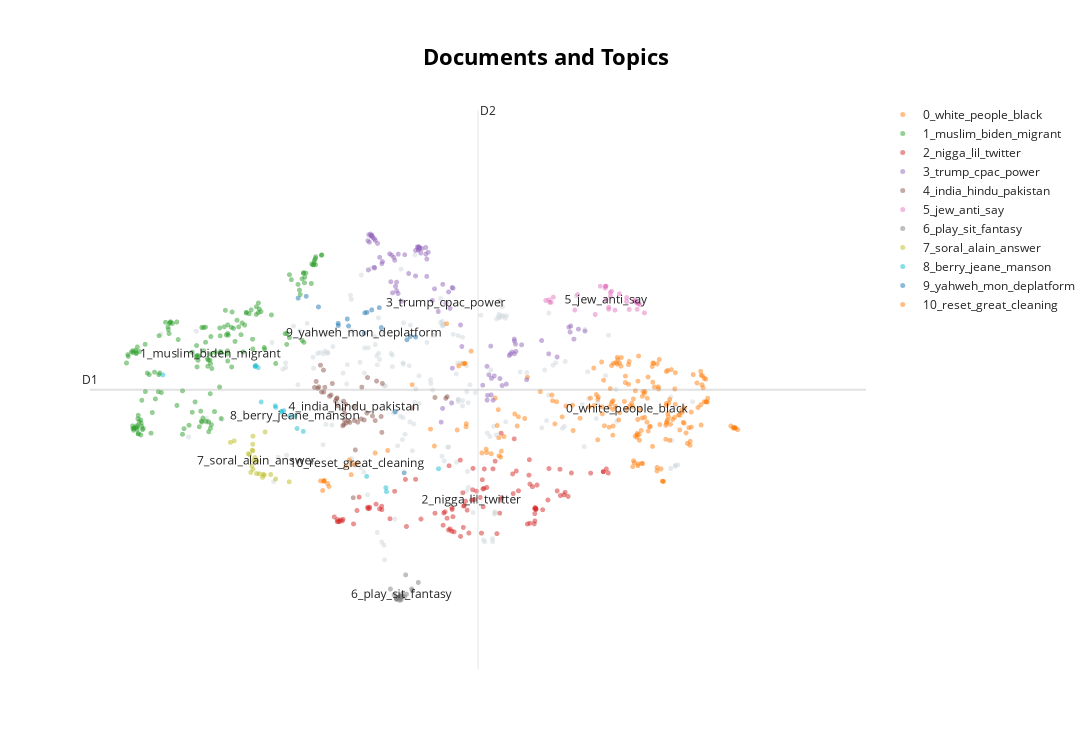

The notebook cell this image was saved under:
### Code cell
model.visualize_documents(tweets)

### Figure 1 — Plotly figure (JSON) as saved in the notebook; plotly's stock layout.template omitted (floating-point values rounded to 4 significant figures; data arrays with more than 128 entries replaced by an {"elided": "..."} marker saying what was removed)
{"data": [{"hoverinfo": "text", "hovertext": {"elided": "180 str values"}, "marker": {"color": "#CFD8DC", "opacity": 0.5, "size": 5}, "mode": "markers+text", "name": "other", "showlegend": false, "type": "scattergl", "x": {"elided": "180 float values"}, "y": {"elided": "180 float values"}}, {"hoverinfo": "text", "hovertext": {"elided": "190 str values"}, "marker": {"opacity": 0.5, "size": 5}, "mode": "markers+text", "name": "0_white_people_black", "text": {"elided": "190 str values"}, "textfont": {"size": 12}, "type": "scattergl", "x": {"elided": "190 float values"}, "y": {"elided": "190 float values"}}, {"hoverinfo": "text", "hovertext": {"elided": "166 str values"}, "marker": {"opacity": 0.5, "size": 5}, "mode": "markers+text", "name": "1_muslim_biden_migrant", "text": {"elided": "166 str values"}, "textfont": {"size": 12}, "type": "scattergl", "x": {"elided": "166 float values"}, "y": {"elided": "166 float values"}}, {"hoverinfo": "text", "hovertext": ["never entirely comfortable truth behind champion always fight something otherwi", "dude fuck robot", "okay checked fuck real", "friend india website story rinku sharma block twitter however continue", "new comic", "caught k say true", "let billionaire cry", "two amaze people fighter keep go need", "pride wake", "yes invisible", "enough people drop look", "assume fight back know one actually start fight", "think possible man produce much estrogen", "twitter thousand retweets twitter dozen retweets twitter new follower daily twitter followe", "woman kill kidnap afrin whole world silent woman together afrin", "stupid fuck bitch", "go year old woman nothing justice act revenge", "wow", "say", "rub face know know know say go happen c", "lady question imagine pill men begin market would really trust", "doubt fauci visit gay sauna bar highly doubt anything understand h", "every day come onto twitter lose another hundred follower add follower two year", "beating u game shut game fucker literally take ball g", "homosexual find criticize heteros much without u even exist", "men pig u stop living stop filth serious", "sorry break bimbo every guy planet want sleep", "actually interviewed tube channel couple year ago gotten thousand view", "deep", "homosexual scum vote vanilla", "total utter bullshit", "every single time", "available preview", "let cry woman afrin woman together afrin", "nigga like life anime yea bro one piece shit", "best really", "ok groomers", "little junk", "twitter purge account every single day add follower year instead lose follow", "fanart prefer", "know many purge account able survive account survive night", "drop photography mine", "guarantee chick like anything luxury", "idea guy god work love see clip float around", "none organic happen naturally manufacture", "believe", "kind woman foot hit floor morning devil say oh crap woman fear f", "know many people receive permanent ban social medium account express concern drag", "injury today insurrection oh wait mean medium full crap", "imagine someone snuck punch face behind start kick stomp yo", "lose follower twitter seem like tolerant free speech love place", "hundred salutation foot madhav", "delete first one get ratio ed hard uploaded new one allow", "prove u right every single time", "okay checked fuck real", "fuck petty go year old man weak pathetic creature", "assume fight back know one actually start fight", "bought paid", "video deserves every thumb get", "lie repeat often enough eventually becomes truth", "heartbreaking", "remember current era become naturally manufacture slowly generation", "lil nigga lil nigga lil nigga lil nigga lil nigga lil nigga lil nigga lil nigga lil nigga lil", "tomorrow recover woman day intelligence day", "one try murder lie po", "cry laugh zehma mtn catapult whore", "remember watch mother breakdown cry weight poverty hearing pain sorrow shame", "salute", "two tower hand signal hmm", "one one", "behind", "people still oblivious truth right plain sight", "wan na fuck time man body see nigga leave tf alone", "warrior", "someone dm please send picture cat anyrtgingh im boredddd", "always little shit think smarter elder inevitably end shit", "might audio version concept odysee channel find someone want put together vid", "accident", "post need many many million view share many people", "imagine force wake morning everyday", "parody account", "truth", "goodnight", "lick foot nigga white trash paris france interracial gay amateur gay", "yes", "apart weapon way mamma favorite weapon slipper", "shut shut goy know goy really know", "anyone think create video channel want deal tube censorship bit chute shitty", "think twitter allow certain conservative account maintain follower erase account like min", "jesus fuck christ guy happens talk tough try look sound cool violence g", "post need many many million view share many people", "expose back october", "well yes certainly full crap", "anyway would never stop repeat place woman tiktok quite simply", "gymnastics say dirty arab", "good morning ji", "amaze article people write two year ago show ten thousand follower", "wish men shut fuck today", "people still oblivious truth right plain sight", "great many level", "fagot take arm", null], "marker": {"opacity": 0.5, "size": 5}, "mode": "markers+text", "name": "2_nigga_lil_twitter", "text": ["", "", "", "", "", "", "", "", "", "", "", "", "", "", "", "", "", "", "", "", "", "", "", "", "", "", "", "", "", "", "", "", "", "", "", "", "", "", "", "", "", "", "", "", "", "", "", "", "", "", "", "", "", "", "", "", "", "", "", "", "", "", "", "", "", "", "", "", "", "", "", "", "", "", "", "", "", "", "", "", "", "", "", "", "", "", "", "", "", "", "", "", "", "", "", "", "", "", "", "", "", "2_nigga_lil_twitter"], "textfont": {"size": 12}, "type": "scattergl", "x": [8.269, 8.263, 8.256, 5.798, 6.819, 8.2, 7.524, 7.836, 7.35, 7.225, 7.125, 8.26, 8.194, 5.831, 7.618, 8.43, 8.201, 7.427, 7.608, 8.277, 8.443, 8.727, 5.821, 8.633, 8.972, 8.189, 8.029, 6.169, 7.385, 9.133, 7.357, 7.783, 6.997, 7.606, 8.547, 7.321, 9.131, 7.187, 5.786, 6.635, 5.721, 7.109, 8.582, 6.295, 8.002, 7.319, 7.598, 5.761, 7.17, 8.28, 5.775, 6.622, 6.144, 8.17, 8.264, 8.291, 8.273, 6.036, 6.25, 7.819, 7.587, 7.836, 8.685, 7.732, 8.056, 7.654, 7.475, 6.751, 7.176, 7.989, 7.213, 7.361, 8.588, 7.571, 6.426, 8.233, 6.323, 7.1, 6.164, 7.76, 7.151, 7.405, 7.623, 9.195, 7.239, 7.496, 8.363, 6.321, 5.757, 8.648, 6.145, 7.215, 7.211, 5.964, 9.17, 7.479, 6.008, 7.982, 7.37, 6.486, 7.844, 7.461], "y": [9.401, 9.298, 9.124, 9.189, 9.205, 9.134, 9.682, 9.531, 9.654, 9.246, 9.329, 9.384, 10.22, 9.2, 9.729, 9.53, 9.802, 8.966, 9.414, 9.368, 10.07, 9.993, 9.173, 9.618, 9.99, 9.956, 10.02, 9.409, 9.511, 10.01, 9.062, 8.956, 9.304, 9.72, 9.686, 8.909, 10.02, 9.037, 9.165, 9.078, 9.241, 9.309, 10.06, 9.38, 10.58, 10.21, 9.876, 9.195, 9.017, 9.377, 9.16, 9.882, 9.408, 9.119, 9.172, 9.787, 9.387, 9.58, 9.46, 9.306, 8.965, 10.67, 9.592, 10.06, 9.688, 9.745, 9.705, 9.884, 10.12, 9.64, 9.392, 9.426, 9.607, 9.574, 9.211, 9.758, 9.365, 9.1, 9.384, 10.19, 9.219, 9.356, 10.06, 9.992, 8.987, 9.539, 9.364, 9.424, 9.161, 9.662, 9.387, 9.37, 8.998, 9.122, 10.06, 10.07, 9.352, 9.976, 9.436, 9.68, 9.572, 9.529]}, {"hoverinfo": "text", "hovertext": ["ancient celt dyed hair blonde lime also dyed clothes various color plant berry", "jake tapper dnc operative expose wikileaks left wing hack nerve say kaleigh mc ne", "guy tune est click link see donald trump cpac address cpac general", "rino nikki haley scar show face cpac", "look like everything prove hitler right", "long machine shut georgia night", "surprised new age neo marxist refuse join take wall street crook", "shame gop ballot atlanta start come even though poll close five hour ago democrat co", "new regime go force mass obey send people disappear", "lincoln project every one work trump admin held accountable action also lp w", "necessary win election help someone heart big must heart", "democrat work harder rebuild c swamp american job", "sovereign mind power choice come single set belief define", "anti hitler sentiment reach fanatical insanity le severity religious hysteria anyone stoop", "want socialism", "john kohn aka john kerry claim earth nine year", "power go force individual citizen comply average citizen know", "alert communist senator chris murphy connecticut national security threat murphy infiltrate senate fo", "many generation american government organize crime syndicate illegal occupation", "rino nikki haley scar show face cpac", "trump cpac warmonger liz cheney", "house democrat push cable company big tech get rid conservative news network", "philosophy lie national socialism man lie", "blame anyone know truth adolf hitler amp national socialism victor write history", "gayle oprah paid pr harry witch", "yes true leftist lot common nazi", "entire world watch trump cpac", "end every trump speech music come help get dance president give much ho", "happen look like suitcase democrat ballot show", "threat alert radical communist tie nominate secretary interior deb haaland nomination completel", "communism symptom disease disease look communism come look", "year ago today one america great patriot hero born born bloomington illinois", "everybody want believe secret underground army organization go fix everything", "president trump cpac must voter id republican party actually tackle issue must stop speaki", "anyone good explanation china allow access u power grid hell", "arbitrariness censorship back west via", "make remain ballot de kalb county must manually scan order tabulate", "love trigger left amaze marjorie taylor greene look one strong conservative woman scare", "hitler nazi war happen racist hat anyone blonde hair amp blue eye", "oppose islam racist oppose german national socialism soviet communism nothing w color", "whoever control country institution control society perception reality", "ever reason storm street overthrow exist regime", "ryan girdusky lincoln project part grift part groom operation john weaver", "hypothetical anymore matter matter government force prep", "trump one address illegal immigration cpac republican party wake f", "wa po typical left wing news organization exists harm conservative jeff bezos u power money", "asks compromise always include give right gain control refer democr", "know go use eternal justification rob freedom right", "trump take stage cpac love president", "cqfd well totally fire like trump", "thought hillary aka schrillary clinton new book welcome", "george lincoln rockwell born march assassinate august", "trump present future republican party plan run", "proof globalism exist party", "cool story first time radio legendary rush limbaugh right somewhat infamou", "cnn rest liberal medium fake plan attack today u capitol go today", "george conway lie national tv say know fellow co founder lincoln project well r", "flag ny dems let let one credible scandal distract another credible disa", "trump cpac trumpism mean strong border riot support police nd amendment video", "dictatorship forbidden make fun powerful", "whole road map thing psy ops lockdown end people amp business simply realise power amp n", "yes trump might decide beat third time usa usa usa", "one president trump told u corruption go take place georgia right free", "expect someone else save expect group save people country", "show one politician corrupt core", "united remove traitor like party good choice show cpac", "gab run beautifully thank msm announce moment hate fo", "antifa always corporate manufacture product anarcho marxism package sell capitalist impre", "philosophy national socialism reawaking mankind consciousness nature importance ra", "get teary eyed see elderly veteran show freedom plaza fight trump incredible co", "russia international regulation social medium moderation", "counting stop ballot fairy go work", "trump want every american read follow time magazine article democrat crook flaunt corruptness know", "already election need mike penny stop democrat steal", "hysteria freak see hitler literally everywhere go continue affirm say fo", "win seat georgia mitt romney go officially declare democrat good riddance", "historically whenever marxist bolshevik communist regime take power one first thing", "thus globalists use power compete opposition make opposition illegal", "time see mike penny truly patriot", "president run third term cpac", "marxism virus mutates spread host host time bolshevism communism social democracy", "entire world watch trump cpac", "end attack natural order era insanity become universal new age religion", "trump slam traitor republican party yes name every last one time take back party", "natural redhead rare people planet easily one beautiful anyone natural", "expose georgia election bribe democrat group caught break federal law bribing georgia voter", "watch president trump take stage cpac give burst joy hope", "communism always creates resistance logical response communism always fascism na", "greta thunberg expose creation powerful marxist soros back ngo al gore amp", "warn joe biden radical hud secretary marcia fudge threat america watch like many others biden admin", "historically speak virtually every time communism come power regime manufacture artificial famine", "many vote discover georgia tonight watch suitcase ga sen", "one trump lawyer play unedited fine people hoax video debunk front america network", "imagine power like power declare act criminal ability declare anti semit", null], "marker": {"opacity": 0.5, "size": 5}, "mode": "markers+text", "name": "3_trump_cpac_power", "text": ["", "", "", "", "", "", "", "", "", "", "", "", "", "", "", "", "", "", "", "", "", "", "", "", "", "", "", "", "", "", "", "", "", "", "", "", "", "", "", "", "", "", "", "", "", "", "", "", "", "", "", "", "", "", "", "", "", "", "", "", "", "", "", "", "", "", "", "", "", "", "", "", "", "", "", "", "", "", "", "", "", "", "", "", "", "", "", "", "", "", "", "", "", "", "3_trump_cpac_power"], "textfont": {"size": 12}, "type": "scattergl", "x": [8.899, 6.437, 6.787, 6.912, 8.696, 6.197, 7.188, 6.179, 7.902, 6.751, 6.147, 6.51, 7.714, 8.711, 8.019, 6.165, 7.603, 6.232, 7.217, 6.879, 6.894, 6.511, 8.003, 8.35, 7.096, 7.321, 6.833, 6.791, 6.19, 6.152, 7.975, 7.039, 7.208, 6.773, 7.094, 7.658, 6.158, 6.992, 8.817, 8.005, 7.664, 8.16, 7.215, 7.75, 6.789, 6.574, 7.821, 8.44, 6.785, 6.817, 6.893, 7.17, 6.532, 7.704, 6.664, 6.459, 7.226, 6.296, 6.881, 7.734, 7.076, 6.487, 6.475, 7.848, 6.323, 6.331, 6.229, 7.338, 8.096, 6.751, 7.711, 6.187, 6.497, 6.269, 8.719, 6.213, 8.004, 7.657, 6.422, 6.614, 8.024, 6.801, 8.546, 6.448, 8.759, 6.241, 6.805, 7.952, 6.963, 6.226, 7.94, 6.199, 6.53, 7.681, 7.138], "y": [12.42, 13.26, 13.8, 13.76, 12.48, 14.06, 12.8, 14.07, 11.51, 13.36, 13.96, 13.25, 11.61, 12.4, 12.19, 13.93, 11.49, 13.5, 11.78, 13.73, 13.65, 13.11, 12.28, 12.25, 13.21, 12.52, 13.83, 13.85, 14.04, 13.46, 12.06, 12.75, 11.19, 13.85, 11.1, 11.24, 14.06, 13.14, 12.45, 12.25, 11.32, 11.59, 13.16, 11.65, 13.86, 12.93, 11.6, 12.03, 13.81, 13.75, 13.35, 13.09, 13.73, 12.16, 13.4, 13.07, 13.15, 13.68, 13.84, 11.24, 10.86, 13.63, 13.68, 11.49, 13.57, 13.6, 13.99, 12.15, 12.18, 13.79, 11.32, 14.04, 13.18, 13.91, 12.5, 14.01, 12.03, 11.81, 13.74, 13.72, 12.07, 13.83, 11.97, 13.71, 12.28, 13.96, 13.83, 12.03, 12.94, 13.51, 12.0, 14.04, 13.06, 11.67, 12.9]}, {"hoverinfo": "text", "hovertext": ["america pay attention coordinate global attack india left radical launch campaign destr", "sharia pakistan little hindu girl pakistan abduct beg india modi protection islamic ca", "hindu le sikh today e hoist flag religion red fort", "islamic pakistan medium blackout muslim destroy another hindu temple pakistan modi caa give citizenship persecute", "holy place vrindavan cm shri ji hon union jal shakti minister shri water power", "year delhi trouble riot delhi ankit rinku sharma kill jihadis delhi", "india innovative thrust jai swadeshi", "day since kashmiri hindu turn away home let sink", "recent psych science paper use national iq predict stuff ran simple probability calculation measur", "cnrs investigate sa bouamama via", "inter n national c chutiya", "friend india please contact help expose left coordinate attack country indian fa", "u bulat home pawri ho rai hai", "lgbt deviant disrespect kaaba bo azi university detain", "g link anon r pls research post u find fault let know learn hhx news clipping lie flie", "associate every work r interest country mithun chakraborty", "downfall one kill sadhu insult woman certain parambir singh anil deshmukh uddhav thackeray sanjay raut ht", "modi ji slogan self reliance penetrate even among love couple", "warn biden terror tie hijabi appointee sameera fazili threat u amp india fazili member stand kash", "try tell everyone year matter nothing good enough crea", "pulse farmer need price support edible oil", "time fix mukhtar ansari salwar peeli", "still percent hungry live india constantly gini coefficient rise data present poverty al", "u press reporting muslim girl father lie samuel paty start campaign get", "shameful samuel paty style threat head school bow violent jihad mob parent issue apology su", "fund dedication shri ram mandir zomato pizza hut domino swiggy mango shopkeeper", "happy republic day india america stand care deeply war jihadis amp left wag country amp", "make farm economically viable sustainable enterprise small farmer india need carefully listen", "terrorist attack india islamic mob drag hindu rinku sharma home slaughter front parent wh", "facebook ban gay ex muslim iraq life germany one photo show kiss man", "savitri devi write numerous time determine quality person people view", "two private school girl adelaide appear film hang black baby doll give part", "australian student year behind average chinese student sat test year behind", "heard psycho back send agra soon", "whole event always control western country roll social credit system like comm", "final round shivgaan competition full swing across maharashtra eve chhatrapati shivaji maharaj birth anniversary umbrella", "rahul gandhi big asset bjp", "medium want believe hundred people freedom reclaim", "sucial science uba must close", "friend let support dear friend let solidarity problem account friend get notification", "tell everyone year ever give scandinavian brother sister war th", "ok theek hai", "really modi ji get credit rejuvenation include go journey become possible", "case prima facie seem fault delivery boy kamaraj hitesha pull whole", "south australia trinity college apologise video circulate show student school hang black", "pride india rajputana chittorgarh fort", null], "marker": {"opacity": 0.5, "size": 5}, "mode": "markers+text", "name": "4_india_hindu_pakistan", "text": ["", "", "", "", "", "", "", "", "", "", "", "", "", "", "", "", "", "", "", "", "", "", "", "", "", "", "", "", "", "", "", "", "", "", "", "", "", "", "", "", "", "", "", "", "", "", "4_india_hindu_pakistan"], "textfont": {"size": 12}, "type": "scattergl", "x": [6.142, 5.66, 5.852, 5.736, 5.895, 5.756, 6.063, 5.839, 5.96, 5.867, 5.917, 6.069, 6.099, 5.588, 5.695, 6.315, 5.867, 6.239, 5.491, 5.583, 7.134, 5.762, 7.151, 5.47, 5.511, 5.849, 6.257, 6.996, 5.679, 5.524, 6.324, 5.749, 5.6, 5.987, 6.709, 5.841, 6.134, 6.33, 5.828, 5.981, 5.545, 6.017, 6.204, 5.839, 5.559, 5.975, 5.969], "y": [11.62, 11.3, 11.01, 11.22, 10.88, 11.27, 10.91, 11.22, 9.57, 10.84, 10.86, 11.46, 10.9, 11.37, 11.52, 10.96, 11.17, 10.89, 11.56, 11.75, 11.27, 11.14, 11.3, 11.45, 11.44, 10.9, 11.56, 11.28, 11.32, 11.46, 10.69, 11.26, 11.46, 10.39, 11.1, 10.82, 11.02, 11.52, 10.8, 10.13, 11.83, 10.86, 10.97, 11.08, 11.38, 10.89, 11.12]}, {"hoverinfo": "text", "hovertext": ["white people say jew white consider anti semitism jew say", "ric dupond moretti act submit zionist lobby via", "try say jew stock market beating game anti semitism", "law anti white law anti jewish white people really wer", "average people need start ask okay jew anti white okay white", "new swedish school report jew malm enemy arab student craze hitler today", "social zionism wreak havoc suburb national zionism reap benefit", "community say black jew operate together coordinate effort dismiss bigotry r", "well jew allow hate white people white people allow hate jew", "lol say republican today like jewish holocaust apparently", "harassment violence impersonation zionism ulcan trial via", "people draw comparison jeffrey epstein lincoln project", "amaze often jew involve significant world event", "take name main parasitic beneficiary anti semitism journalistic investigation", "get align hebrew mythology story", "literally every single time hear someone spray paint swastika synagogue end hoax lit", "myth semitic armenoid story", "hebrew mythology make race slave benefit", "remember allow even much question woman story story holocaust told", "white people say jew white consider anti semitism jew say", "try say jew one lead impeachment", "semite member people speak spoke semitic language include particular jew", "identity generation techouva anti semitism anti zionism place u", "old south wealthy white allied jewish merchant pamper color slave class mass poor white", "collect coin like jew anti semitic humor slippage elect official sarcelles see", "daily reminder jew perfect people never commit crime certainly war crime", "whenever biden speaks know semitic armenoid handler speak instead", "abrahamic summit jew pope interfaith meeting iraq", "hell holocaust denial illegal place mean illegal simply say something like loo", "try say jew one lead impeachment", "say denounce anti semitism jew say video link", null], "marker": {"opacity": 0.5, "size": 5}, "mode": "markers+text", "name": "5_jew_anti_say", "text": ["", "", "", "", "", "", "", "", "", "", "", "", "", "", "", "", "", "", "", "", "", "", "", "", "", "", "", "", "", "", "", "5_jew_anti_say"], "textfont": {"size": 12}, "type": "scattergl", "x": [9.537, 8.498, 9.222, 9.595, 9.568, 8.771, 8.444, 9.653, 9.578, 9.428, 8.403, 8.806, 9.224, 8.471, 9.202, 9.236, 9.2, 9.281, 9.029, 9.553, 9.165, 9.526, 8.453, 9.46, 9.156, 9.427, 9.093, 9.157, 9.561, 9.164, 9.336, 9.168], "y": [12.95, 13.0, 13.07, 12.87, 12.89, 12.78, 12.95, 12.73, 12.88, 12.99, 12.94, 13.04, 13.01, 12.91, 12.82, 13.1, 12.79, 12.77, 12.7, 12.9, 13.18, 12.93, 12.91, 12.79, 13.15, 12.92, 13.18, 13.18, 12.79, 13.18, 13.05, 12.95]}, {"hoverinfo": "text", "hovertext": ["play f aschtb nkler partyplanet", "play hut jordan jay idetto mood", "play fantasy casanova", "play sugarfree fantasy", "play luc steeno played accordion", "anyone else clubhouse join wonder u", "play snollebollekes springen nondeju nd bass remix", "play anja speak silver silent gold", "play bobby day rockin robin", "play various artist fanfare hunger thirst", "play lisa del bo pearl like", "play wolter kroes viva hollandia", "bose dk sit naked", "play django wagner de muzikant", "play hansi hinterseer god life earth", "play semino rossi alone tonight", "play bob benny love anyway", "play jayh nice day", "get ro pfp would sit one bestie", "play nicole wonderful", "ptdrrrr nintendo schwitz", "play richard anthony j entends siffler le train version remastered", null], "marker": {"opacity": 0.5, "size": 5}, "mode": "markers+text", "name": "6_play_sit_fantasy", "text": ["", "", "", "", "", "", "", "", "", "", "", "", "", "", "", "", "", "", "", "", "", "", "6_play_sit_fantasy"], "textfont": {"size": 12}, "type": "scattergl", "x": [6.544, 6.479, 6.635, 6.612, 6.503, 6.626, 6.512, 6.567, 6.532, 6.512, 6.555, 6.567, 6.432, 6.548, 6.571, 6.701, 6.588, 6.568, 6.786, 6.713, 6.51, 6.562, 6.574], "y": [7.86, 7.914, 7.922, 7.875, 7.869, 8.252, 7.839, 7.88, 7.864, 7.835, 7.889, 7.826, 8.01, 7.816, 7.882, 8.012, 7.886, 7.888, 8.122, 7.984, 7.837, 7.85, 7.914]}, {"hoverinfo": "text", "hovertext": ["panic kitchen rebel restaurateur deprive aid bruno le maire via", "peugeot affair documentary available vo kontre kulture", "soral answer episode alain soral family program st phane douard", "soral answer episode alexandre langlois", "philippe de maistre courageous priest people respect health dictatorship", "see episode", "celebration napoleon bicentenary disturb laughter minister woman elisabeth moreno", "piece bravery alain soral russie toulon", "afghanistan saudi arabia dream afternoon b ziers lidl supermarket avenue de badones", "race alain soral fr jus may", "dr louis fouch hold bonus", "alain soral answer pierre de brague question understand era compensation complacency", "meryeminelindentut", "marcel obama lukashenko karine lacombe fourtillan student", "quite simply interest le", "france freak theory small bubble heat pan water first surface", "soral answer erfm twenty fourth batch", "didier raoult must stop war press release say go die", "alain soral transition formal logic concrete logic", "piece bravery alain soral ntm alain soral fr jus", "panic kitchen rebel restaurateur deprive aid bruno le maire", "franco albrecht neo nazi terrorist disguise syrian migrant victor young repentant lfi return v", null], "marker": {"opacity": 0.5, "size": 5}, "mode": "markers+text", "name": "7_soral_alain_answer", "text": ["", "", "", "", "", "", "", "", "", "", "", "", "", "", "", "", "", "", "", "", "", "", "7_soral_alain_answer"], "textfont": {"size": 12}, "type": "scattergl", "x": [4.629, 4.661, 4.735, 4.769, 4.688, 5.149, 4.679, 4.698, 4.452, 4.689, 4.977, 4.833, 4.403, 4.686, 4.914, 4.714, 4.819, 4.689, 4.811, 4.675, 4.648, 4.843, 4.735], "y": [10.32, 10.0, 9.981, 9.978, 10.37, 9.841, 10.38, 10.2, 10.54, 10.05, 9.889, 9.956, 10.52, 10.48, 9.965, 10.26, 9.968, 10.62, 9.918, 10.11, 10.31, 10.69, 10.2]}, {"hoverinfo": "text", "hovertext": ["three sea rescue ng accuse complicity criminal smuggler", "right guy trial face ten year prison meme another guy give year sent", "shame wrongly announce julian assange release bail instead issue correction chan", "accusation incest richard berry marilou berry support cousin coline", "hey general heard retire general major ig investigation involve army hid", "berry case jeane manson accuse member pedophile sect coline berry via", "current swallower", "buzyn amp co judged crime humanity want new nuremberg", "archive footage jeane manson sings child god pedophile sect via", "richard berry admits violent catherine hiegel jeane manson", "leader proud boy former informant case human traffic narcotic", "julian assange release bail", "accord news source suspect detain release name description virtual", "assange never gaol expose war crime u government always mystifies", "favor report guy try dox", "gradually begin hate video link", "nikol pashinyan prime minister armenia confesses occupation percent shusha populati", "threatens violence manager video say hope others find beat tri", null], "marker": {"opacity": 0.5, "size": 5}, "mode": "markers+text", "name": "8_berry_jeane_manson", "text": ["", "", "", "", "", "", "", "", "", "", "", "", "", "", "", "", "", "", "8_berry_jeane_manson"], "textfont": {"size": 12}, "type": "scattergl", "x": [5.154, 5.08, 4.972, 4.719, 5.248, 4.727, 7.042, 5.047, 4.755, 4.716, 5.327, 4.978, 4.793, 5.058, 6.131, 6.382, 3.547, 6.374, 5.225], "y": [10.96, 11.06, 11.14, 11.82, 10.75, 11.83, 10.06, 11.04, 11.79, 11.81, 10.7, 11.11, 11.21, 11.05, 9.934, 9.674, 11.67, 9.741, 10.96]}, {"hoverinfo": "text", "hovertext": ["plan take back hagia sophia", "buy story second pipe bomb really plant dc capitol guarantee", "basically back foreign war shipping american job sea", "shill foreign domestic enemy", "february shape one long cold rape big frozen winter wiener", "um exactly dc capitol bombed see already rewrite history le two mon", "nation yahweh mayor miami xavier su rez declare yahweh ben yahweh day october mon", "salute brave soldier", "new year eve wuhan v nyc spot communist nation", "city burn ransack violent terrorist savage summer long give fuck le th", "major victory domestic terrorism america today fail huffington post fire radical", "warn conservative dangerous new antifa doxxing group beware deplatform hate left wing deplatform hate lat", "want keep america safe stop import people want kill u simple", "pay middle eastern terrorist smuggle u via mexican border people sw", "west full country protect border dangerous illegal migrant problem imposi", "god bless eric zemmour", "warn communist weaponize fake asian hate crime narrative plot march th u protest party liberation socialis", null], "marker": {"opacity": 0.5, "size": 5}, "mode": "markers+text", "name": "9_yahweh_mon_deplatform", "text": ["", "", "", "", "", "", "", "", "", "", "", "", "", "", "", "", "", "9_yahweh_mon_deplatform"], "textfont": {"size": 12}, "type": "scattergl", "x": [6.107, 6.195, 5.52, 6.752, 5.771, 6.135, 5.885, 6.607, 6.316, 5.769, 6.291, 6.682, 5.364, 6.491, 5.262, 5.901, 6.641, 6.099], "y": [12.73, 12.78, 12.83, 12.31, 12.51, 12.74, 12.62, 9.995, 12.48, 12.55, 12.82, 12.32, 13.01, 11.04, 12.98, 12.5, 12.27, 12.38]}, {"hoverinfo": "text", "hovertext": ["covid warn yr old survivor call resistance recur fascism tend hold onto rather magical amp", "create beast finally bring", "start reimburse ruin fn", "good news would prefer rehabilitation center", "great reset big cleaning episode great reset health", "people bailing tube switch lbry odysee", "heal unity creature", "warn left wing fight morph pandemic lockdown climate lockdown climate lockdown private vehicle use b", "new normal watchword great reset", "daniel year old athletic intensive care bfm tv manipulation", "mdrrrr see pair look like clutch pedal", "see yet another major purge go today linktree find place", "go leclerc reimburse x psk difference found penny product cheaper htt", "disability heval", "great reset spring cleaning episode free extract", "watch first part minute great reset great reset spring cleaning great r", null], "marker": {"opacity": 0.5, "size": 5}, "mode": "markers+text", "name": "10_reset_great_cleaning", "text": ["", "", "", "", "", "", "", "", "", "", "", "", "", "", "", "", "10_reset_great_cleaning"], "textfont": {"size": 12}, "type": "scattergl", "x": [6.398, 6.238, 5.634, 5.869, 5.587, 6.941, 5.913, 6.708, 5.586, 5.934, 6.99, 5.573, 5.653, 5.939, 5.546, 5.594, 6.006], "y": [10.38, 10.33, 9.815, 10.11, 9.85, 10.74, 10.22, 11.5, 9.858, 9.964, 10.45, 9.693, 9.761, 10.14, 9.856, 9.863, 10.16]}], "layout": {"annotations": [{"showarrow": false, "text": "D1", "x": 2.622, "y": 11.41, "yshift": 10}, {"showarrow": false, "text": "D2", "x": 7.543, "xshift": 10, "y": 16.18}], "height": 750, "shapes": [{"line": {"color": "#CFD8DC", "width": 2}, "type": "line", "x0": 7.543, "x1": 7.543, "y0": 6.644, "y1": 16.18}, {"line": {"color": "#9E9E9E", "width": 2}, "type": "line", "x0": 2.622, "x1": 12.46, "y0": 11.41, "y1": 11.41}], "title": {"font": {"color": "Black", "size": 22}, "text": "<b>Documents and Topics", "x": 0.5, "xanchor": "center", "yanchor": "top"}, "width": 1200, "xaxis": {"visible": false}, "yaxis": {"visible": false}}}
